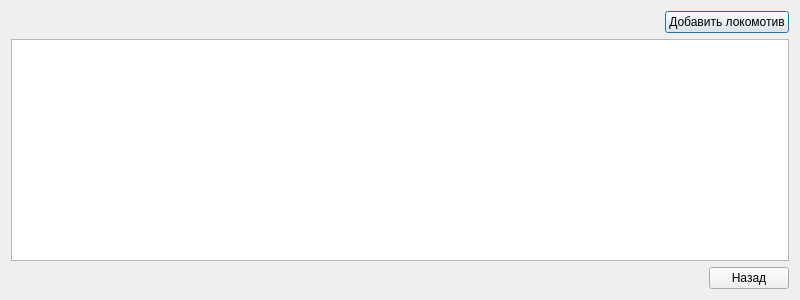
<?xml version="1.0" encoding="UTF-8"?>
<ui version="4.0">
 <class>LocomotiveDbWindow</class>
 <widget class="QDialog" name="LocomotiveDbWindow">
  <property name="geometry">
   <rect>
    <x>0</x>
    <y>0</y>
    <width>800</width>
    <height>300</height>
   </rect>
  </property>
  <property name="windowTitle">
   <string>Локомотивы</string>
  </property>
  <layout class="QGridLayout" name="gridLayout">
   <item row="0" column="0">
    <layout class="QVBoxLayout" name="verticalLayout">
     <item>
      <layout class="QHBoxLayout" name="horizontalLayout_2">
       <item>
        <spacer name="horizontalSpacer_2">
         <property name="orientation">
          <enum>Qt::Horizontal</enum>
         </property>
         <property name="sizeHint" stdset="0">
          <size>
           <width>40</width>
           <height>20</height>
          </size>
         </property>
        </spacer>
       </item>
       <item>
        <widget class="QPushButton" name="pushButton_add">
         <property name="text">
          <string>Добавить локомотив</string>
         </property>
        </widget>
       </item>
      </layout>
     </item>
     <item>
      <widget class="QTableView" name="tableView"/>
     </item>
     <item>
      <layout class="QHBoxLayout" name="horizontalLayout">
       <item>
        <spacer name="horizontalSpacer">
         <property name="orientation">
          <enum>Qt::Horizontal</enum>
         </property>
         <property name="sizeHint" stdset="0">
          <size>
           <width>40</width>
           <height>20</height>
          </size>
         </property>
        </spacer>
       </item>
       <item>
        <widget class="QPushButton" name="pushButton_qiut">
         <property name="text">
          <string>Назад</string>
         </property>
        </widget>
       </item>
      </layout>
     </item>
    </layout>
   </item>
  </layout>
 </widget>
 <resources/>
 <connections/>
</ui>
